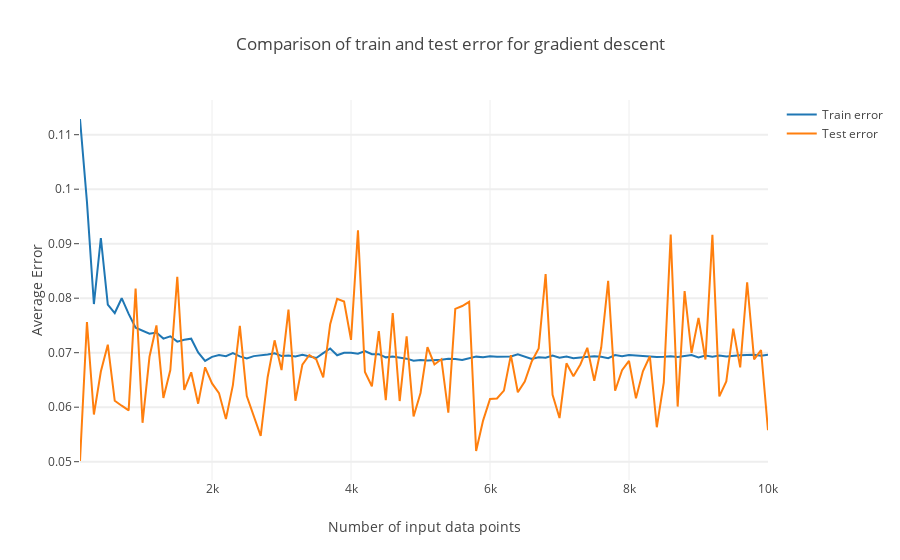

Notebook code cell kept with this figure:
### Code cell
data1 = [
    go.Scatter(
        x=sample_sizes,
        y=error['GD']['train'],
        name='Train error'
    )
]


data2 = [
    go.Scatter(
        x=sample_sizes,
        y=error['GD']['test'],
        name='Test error'
    )
]


layout = go.Layout(
    title='Comparison of train and test error for gradient descent',
    xaxis=dict(
        title='Number of input data points'
    ),
    yaxis=dict(
        title='Average Error',
        ticklen= 5,
        gridwidth= 2
    )
)


plotly.offline.iplot(go.Figure(data=data1+data2, layout=layout))
